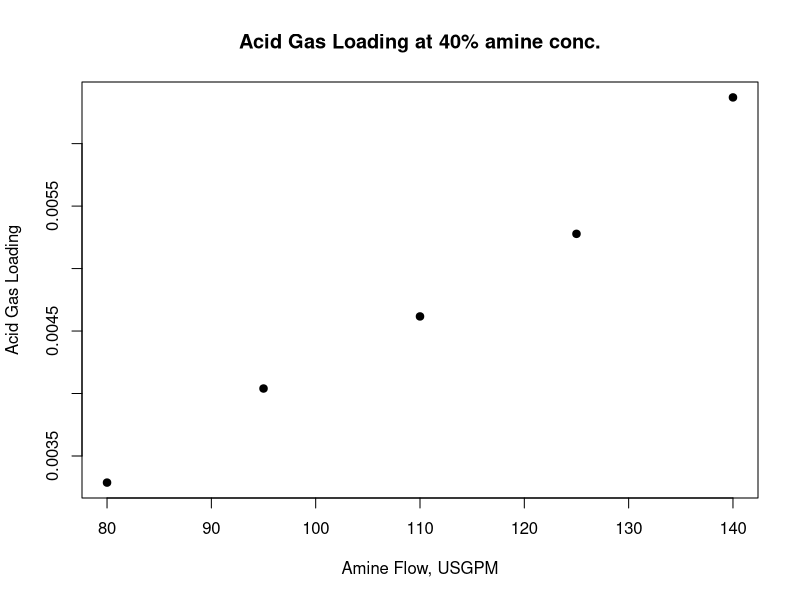

This figure's R source:
## ---- chunk 1
setwd("C:/Book/Chapter1/Examples")
data<-read.csv(file="Ex1.2_A.csv",head=TRUE,sep=",")
data= data[c(3:7),c(1:4)]
data
AmineFlow = data$AmineFlow
AcidGasLoading=data$AcidGas.Loading
plot(AmineFlow,AcidGasLoading, main="Acid Gas Loading at 40% amine conc.", xlab = "Amine Flow, USGPM", ylab="Acid Gas Loading", pch=19)
